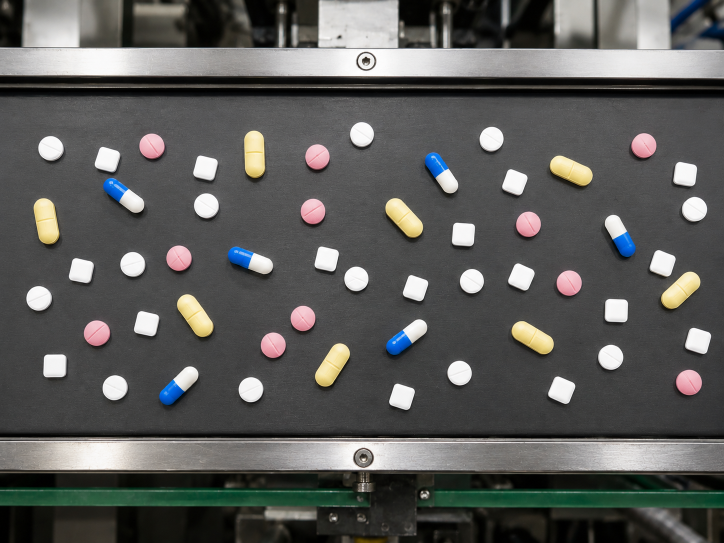
#> input picture ejercicio_1/img/pills.png, 1448 x 1086 px (shown at 1/2 size)
$ python pastillas.py
#> lines starting #> are read from the running program, lines starting #| are printed output that depends on the picture; after the words box and inside, x2 and y2 are one past the last pixel; in counts of white or black regions, pixels touching at a corner belong together
"""
Ejercicio 1 - Detección y clasificación de pastillas
TP2 - PDI TUIA 2026 C1

Versión con MODO DEBUG: poné DEBUG = True en el __main__ para ver
todas las salidas intermedias de cada etapa (A, B, C).
"""
import cv2
import numpy as np
import matplotlib.pyplot as plt
from collections import Counter


def imshow(img, new_fig=True, title=None, color_img=False, blocking=False,
           colorbar=False, ticks=False):
  """
  Ayuda de visualización
  """
  if new_fig:
      plt.figure()
  if color_img:
      plt.imshow(img)
  else:
      plt.imshow(img, cmap='gray')
  plt.title(title)
  if not ticks:
      plt.xticks([]), plt.yticks([])
  if colorbar:
      plt.colorbar()
  if new_fig:
      plt.show(block=blocking)


def _panel(items, suptitle):
    """
    [DEBUG] Muestra varias imágenes intermedias en una sola figura.
    items: lista de tuplas (imagen, titulo, es_color)
    """
    n = len(items)
    cols = min(n, 3)
    rows = int(np.ceil(n / cols))
    fig, axes = plt.subplots(rows, cols, figsize=(5 * cols, 4 * rows))
    axes = np.array(axes).reshape(-1)
    for ax, (im, ttl, es_color) in zip(axes, items):
        if es_color:
            ax.imshow(im)
        else:
            ax.imshow(im, cmap='gray')
        ax.set_title(ttl, fontsize=10)
        ax.set_xticks([]); ax.set_yticks([])
    for ax in axes[n:]:           # apagar ejes sobrantes
        ax.axis('off')
    fig.suptitle(suptitle, fontsize=13, fontweight='bold')
    fig.tight_layout()
    plt.show(block=False)


def segmentar_cinta(img_gray, debug=False):
    """
    Punto A: Devuelve una máscara del área de la cinta.
    """
    # Umbralizamos la cinta, dejandola blanca
    _, th = cv2.threshold(img_gray, 0, 255,
                          cv2.THRESH_BINARY_INV + cv2.THRESH_OTSU)
    k_open = cv2.getStructuringElement(cv2.MORPH_RECT, (80, 30))
    opened = cv2.morphologyEx(th, cv2.MORPH_OPEN, k_open)

    # Rellenamos los huecos que dejan las pastillas.
    k_close = cv2.getStructuringElement(cv2.MORPH_RECT, (55, 55))
    closed = cv2.morphologyEx(opened, cv2.MORPH_CLOSE, k_close)

    # Nos quedamos con el componente mas grande, que es la cinta
    num, labels, stats, _ = cv2.connectedComponentsWithStats(closed, connectivity=8)
    if num <= 1:
        raise RuntimeError("No se detectó la cinta")
    areas = stats[1:, cv2.CC_STAT_AREA]
    idx = 1 + int(np.argmax(areas))

    x = stats[idx, cv2.CC_STAT_LEFT]
    y = stats[idx, cv2.CC_STAT_TOP]
    w = stats[idx, cv2.CC_STAT_WIDTH]
    h = stats[idx, cv2.CC_STAT_HEIGHT]

    # Devolvemos la mascara rectangular, con un shrink hacia adentro
    # para evitar tocar los frames metálicos del borde, porque varias veces tuvimos problemas.
    pad = max(5, int(0.02 * min(w, h)))
    x0 = x + pad; y0 = y + pad
    x1 = x + w - pad; y1 = y + h - pad
    mask = np.zeros_like(img_gray, dtype=np.uint8)
    mask[y0:y1, x0:x1] = 255

    if debug:
        comp = np.uint8(labels == idx) * 255  # componente elegido aislado
        print(f"[A] segmentar_cinta: {num - 1} componentes detectados | "
              f"elegido idx={idx} area={int(areas.max())} "
              f"bbox=({x},{y},{w},{h}) pad={pad}")
        _panel([
            (img_gray, "1. Entrada (gray)", False),
            (th,       "2. Otsu invertido (cinta blanca)", False),
            (opened,   "3. Apertura RECT 80x30", False),
            (closed,   "4. Cierre RECT 55x55", False),
            (comp,     "5. Componente mayor = cinta", False),
            (mask,     "6. Mascara final (con pad)", False),
        ], "A - segmentar_cinta")

    return mask, (x0, y0, x1 - x0, y1 - y0)


def detectar_pastillas(img_gray, mask_cinta, area_min=1500, min_dim=25,
                       img_hsv=None, debug=False):
    """
    Punto B: Detecta pastillas combinando brillo (V) y saturación (S). Devolvemos una lista de pastillas con sus caracteristicas.
    """
    if img_hsv is None:
        raise ValueError("Se necesita img_hsv para distinguir cápsulas bicolor")

    V = img_hsv[:, :, 2]
    S = img_hsv[:, :, 1]

    # Umbralizamos V (claros) y S (saturados) con Otsu independiente
    _, th_v = cv2.threshold(V, 0, 255, cv2.THRESH_BINARY + cv2.THRESH_OTSU)
    _, th_s = cv2.threshold(S, 0, 255, cv2.THRESH_BINARY + cv2.THRESH_OTSU)
    th = cv2.bitwise_or(th_v, th_s)

    # Restringir a la cinta
    th_belt = cv2.bitwise_and(th, mask_cinta)

    # Aplicamos opening y closing para limpiar el ruido
    k_open = cv2.getStructuringElement(cv2.MORPH_ELLIPSE, (3, 3))
    opened = cv2.morphologyEx(th_belt, cv2.MORPH_OPEN, k_open)
    k_close = cv2.getStructuringElement(cv2.MORPH_ELLIPSE, (11, 11))
    cleaned = cv2.morphologyEx(opened, cv2.MORPH_CLOSE, k_close)

    # Nos quedamos con los componentes conectados
    num, labels, stats, centroids = cv2.connectedComponentsWithStats(
        cleaned, connectivity=8)

    pastillas = []
    descartados = []
    for i in range(1, num):
        area = stats[i, cv2.CC_STAT_AREA]
        x = stats[i, cv2.CC_STAT_LEFT]
        y = stats[i, cv2.CC_STAT_TOP]
        w = stats[i, cv2.CC_STAT_WIDTH]
        h = stats[i, cv2.CC_STAT_HEIGHT]
        if area < area_min:
            descartados.append((i, int(area), w, h, "area<area_min"))
            continue
        # Descartamos tiras finas (artefactos del borde de la cinta que nos dan problemas)
        if min(w, h) < min_dim:
            descartados.append((i, int(area), w, h, "min(w,h)<min_dim"))
            continue
        mask = np.uint8(labels == i) * 255
        pastillas.append({
            'bbox': (x, y, w, h),
            'mask': mask,
            'area': int(area),
            'centroid': (float(centroids[i, 0]), float(centroids[i, 1])),
        })

    if debug:
        overlay = cv2.cvtColor(img_gray, cv2.COLOR_GRAY2RGB)
        for p in pastillas:
            x, y, w, h = p['bbox']
            cv2.rectangle(overlay, (x, y), (x + w, y + h), (0, 255, 0), 2)
        print(f"[B] detectar_pastillas: {num - 1} componentes | "
              f"aceptados={len(pastillas)} descartados={len(descartados)}")
        for d in descartados:
            print(f"      descartado idx={d[0]} area={d[1]} "
                  f"wh=({d[2]},{d[3]}) motivo={d[4]}")
        _panel([
            (V,        "1. Canal V (brillo)", False),
            (S,        "2. Canal S (saturacion)", False),
            (th_v,     "3. Otsu(V)", False),
            (th_s,     "4. Otsu(S)", False),
            (th,       "5. V OR S", False),
            (th_belt,  "6. AND con mascara cinta", False),
            (opened,   "7. Apertura ELLIPSE 3x3", False),
            (cleaned,  "8. Cierre ELLIPSE 11x11", False),
            (overlay,  "9. Detecciones aceptadas", True),
        ], "B - detectar_pastillas")

    return pastillas, cleaned


def _features_forma(mask):
    """
    Ayuda para calcular las caracteristicas de la forma de la pastilla.
    """
    cnts, _ = cv2.findContours(mask, cv2.RETR_EXTERNAL, cv2.CHAIN_APPROX_NONE)
    if not cnts:
        return None
    cnt = max(cnts, key=cv2.contourArea)
    area = cv2.contourArea(cnt)
    per = cv2.arcLength(cnt, True)
    circularity = 4 * np.pi * area / (per * per + 1e-6)

    (cx, cy), (mw, mh), ang = cv2.minAreaRect(cnt)
    if mw < 1 or mh < 1:
        return None
    aspect = max(mw, mh) / min(mw, mh)

    x, y, w, h = cv2.boundingRect(cnt)
    extent = area / (w * h + 1e-6)

    return {'circularity': circularity, 'aspect': aspect, 'extent': extent}


def _features_color(img_hsv, mask):
    """
    Ayuda para calcular las caracteristicas del color de la pastilla.
    """
    mean = cv2.mean(img_hsv, mask=mask)  # (H, S, V, 0)
    h_mean, s_mean, v_mean = mean[0], mean[1], mean[2]

    # Obtenemos los porcentajes de píxeles por color dentro del blob
    H = img_hsv[:, :, 0]
    S = img_hsv[:, :, 1]
    V = img_hsv[:, :, 2]
    m = mask > 0

    # Definimos los rangos del color
    blue   = ((H >= 90)  & (H <= 135) & (S >= 60)) & m
    yellow = ((H >= 15)  & (H <= 40)  & (S >= 50)) & m
    pink   = (((H >= 150) | (H <= 10))& (S >= 30)) & m
    white  = ((S < 50) & (V > 130)) & m

    n = max(1, m.sum())
    return {
        'H': h_mean, 'S': s_mean, 'V': v_mean,
        'pct_blue':   blue.sum()   / n,
        'pct_yellow': yellow.sum() / n,
        'pct_pink':   pink.sum()   / n,
        'pct_white':  white.sum()  / n,
    }


def clasificar_pastilla(mask, img_hsv, debug=False, etq=""):
    """
    Punto C: Clasifica la pastilla segun sus caracteristicas.
    """
    # Tenemos dos caracteristicas que nos interesan: forma y color, sino obtenemos una forma conocida devolvemos XX
    f = _features_forma(mask)
    c = _features_color(img_hsv, mask)
    if f is None:
        if debug:
            print(f"  [{etq}] sin contorno -> XX")
        return 'XX'

    # En base a la forma, después vemos el color
    es_capsula = (f['aspect'] >= 1.7) or (f['circularity'] < 0.65)
    if es_capsula:
        if c['pct_blue'] > 0.05:
            sigla = 'CB'    # Capsula bicolor azul-blanca
        elif c['pct_yellow'] > 0.20:
            sigla = 'CA'    # Capsula amarilla
        else:
            sigla = 'CB'
    elif f['circularity'] < 0.88:
        sigla = 'CC'        # Cuadrada blanca
    elif c['pct_pink'] > 0.15:
        sigla = 'RR'        # Redonda rosa
    else:
        sigla = 'RB'        # Redonda blanca

    if debug:
        print(f"  [{etq}] circ={f['circularity']:.3f} aspect={f['aspect']:.2f} "
              f"extent={f['extent']:.3f} | "
              f"blue={c['pct_blue']:.2f} yellow={c['pct_yellow']:.2f} "
              f"pink={c['pct_pink']:.2f} white={c['pct_white']:.2f} "
              f"| capsula={es_capsula} -> {sigla}")
    return sigla


NOMBRES = {
    'RB': 'Redonda blanca',
    'RR': 'Redonda rosa',
    'CC': 'Cuadrada blanca',
    'CA': 'Capsula amarilla',
    'CB': 'Capsula azul-blanca',
    'XX': 'Desconocida',
}


def generar_salida(img_rgb, pastillas, etiquetas, out_path='salida_pastillas.png'):
    cuenta = Counter(etiquetas)
    print("\n=== Resultado de la clasificación ===")
    total = 0
    for sigla, n in sorted(cuenta.items()):
        nombre = NOMBRES.get(sigla, sigla)
        print(f"  {sigla} ({nombre:<22}): {n}")
        total += n
    print(f"  {'TOTAL':<28}: {total}")

    # Dibujar etiquetas con id por tipo (RR1, RR2, ...)
    contadores = {}
    out = img_rgb.copy()
    for p, sigla in zip(pastillas, etiquetas):
        contadores[sigla] = contadores.get(sigla, 0) + 1
        etq = f"{sigla}{contadores[sigla]}"
        x, y, w, h = p['bbox']
        cv2.rectangle(out, (x, y), (x + w, y + h), (0, 255, 0), 2)
        cv2.putText(out, etq, (x, max(0, y - 6)),
                    cv2.FONT_HERSHEY_SIMPLEX, 0.5, (255, 0, 0), 2, cv2.LINE_AA)

    cv2.imwrite(out_path, cv2.cvtColor(out, cv2.COLOR_RGB2BGR))
    imshow(out, color_img=True, title="Pastillas clasificadas")
    print(f"\nImagen guardada en: {out_path}")
    return out


if __name__ == "__main__":
    DEBUG = True   # <-- poné False para volver al modo normal

    img_bgr = cv2.imread('img/pills.png')
#> img_bgr is the input picture: shape (1086, 1448, 3); mean B, G, R 88.9, 91, 90.8
    if img_bgr is None:
        raise FileNotFoundError("No se encontró 'img/pills.png'")
    img_rgb = cv2.cvtColor(img_bgr, cv2.COLOR_BGR2RGB)
    img_gray = cv2.cvtColor(img_bgr, cv2.COLOR_BGR2GRAY)
    img_hsv = cv2.cvtColor(img_bgr, cv2.COLOR_BGR2HSV)  # Para distinguir cápsulas bicolor
#> img_hsv: shape (1086, 1448, 3); mean H, S, V 56.3, 26, 93.9

    if DEBUG:
        imshow(img_rgb, color_img=True, title="Imagen original")

    # A - segmentación de la cinta
    mask_cinta, bbox_cinta = segmentar_cinta(img_gray, debug=DEBUG)
#> in segmentar_cinta, `_, th = cv2.threshold(img_gray, 0, 255, cv2.THRESH_BINARY_INV + cv2.TH..`:
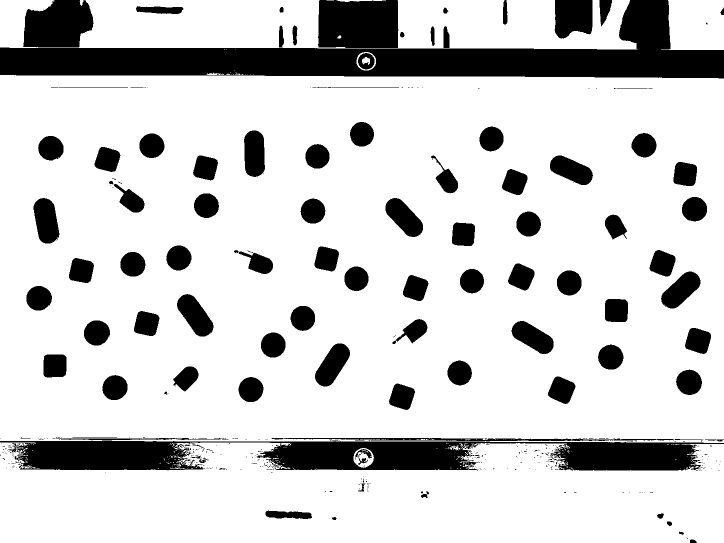
#> th: shape (1086, 1448) (shown at 1/2 size); 80.9% white; 468 black regions (363 under 20 px), largest, box (x1, y1, x2, y2) and area: (0, 0, 1448, 157) 87949, (0, 882, 1448, 941) 55620, (636, 0, 797, 96) 14895
#> in segmentar_cinta, `num, labels, stats, _ = cv2.connectedComponentsWithStats(closed, conne..`:
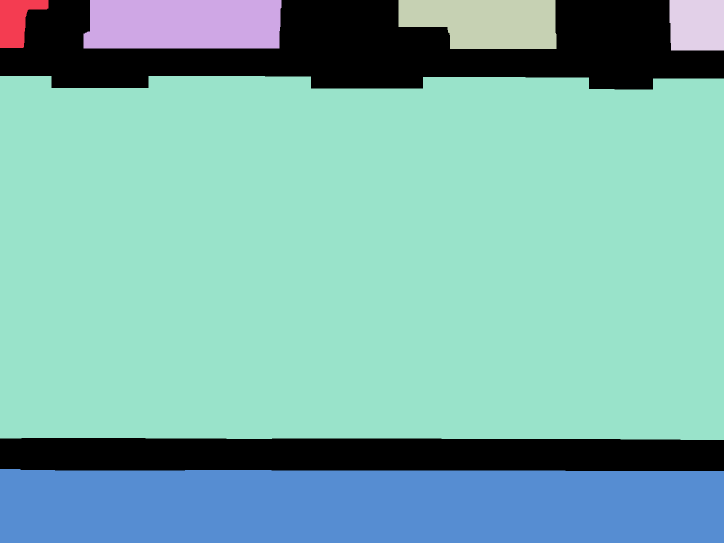
#> labels: shape (1086, 1448) int32 (shown at 1/2 size); 7 distinct labels, from 0 to 6; one colour per label, 0 black
#> in segmentar_cinta, `num, labels, stats, _ = cv2.connectedComponentsWithStats(closed, conne..`: num = 7; stats = [[0, 0, 1448, 942, 246973], [0, 0, 97, 96, 5724], [167, 0, 396, 97, 37332], [797, 0, 316, 98, 26359], [1339, 0, 109, 101, 10884], [0, 152, 1448, 728, 1035248], [0, 938, 1448, 148, 210008]]
#> in segmentar_cinta, `areas = stats[1:, cv2.CC_STAT_AREA]`: areas = [5724, 37332, 26359, 10884, 1035248, 210008]
#> in segmentar_cinta, `idx = 1 + int(np.argmax(areas))`: idx = 5
#> in segmentar_cinta, `x = stats[idx, cv2.CC_STAT_LEFT]`: x = 0
#> in segmentar_cinta, `y = stats[idx, cv2.CC_STAT_TOP]`: y = 152
#> in segmentar_cinta, `w = stats[idx, cv2.CC_STAT_WIDTH]`: w = 1448
#> in segmentar_cinta, `h = stats[idx, cv2.CC_STAT_HEIGHT]`: h = 728
#> in segmentar_cinta, `pad = max(5, int(0.02 * min(w, h)))`: pad = 14
#> in segmentar_cinta, `y0 = y + pad`: y0 = 166
#> in segmentar_cinta, `x1 = x + w - pad`: x1 = 1434
#> in segmentar_cinta, `y1 = y + h - pad`: y1 = 866
#| [A] segmentar_cinta: 6 componentes detectados | elegido idx=5 area=1035248 bbox=(0,152,1448,728) pad=14
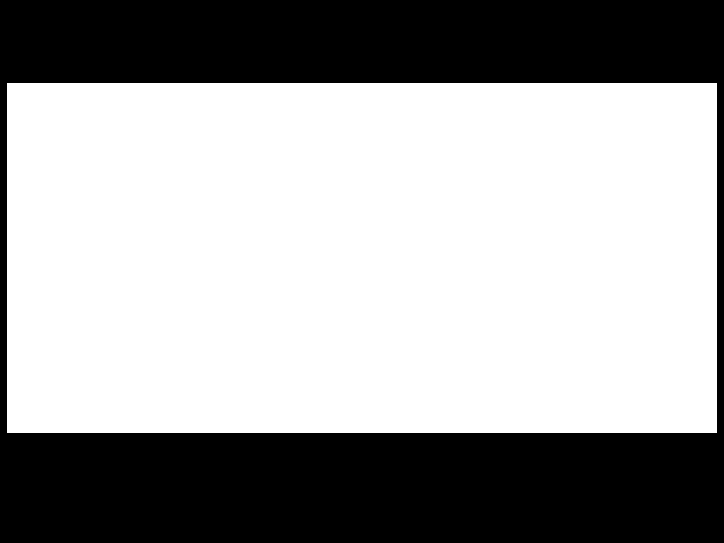
#> mask_cinta: shape (1086, 1448) (shown at 1/2 size); 63.2% white; 1 black region, box (x1, y1, x2, y2) and area: (0, 0, 1448, 1086) 578528
#> bbox_cinta = (14, 166, 1420, 700)

    # B - detección de pastillas
    pastillas, cleaned = detectar_pastillas(
        img_gray, mask_cinta, img_hsv=img_hsv, debug=DEBUG)
#> in detectar_pastillas, `num, labels, stats, centroids = cv2.connectedComponentsWithStats( clea..`:
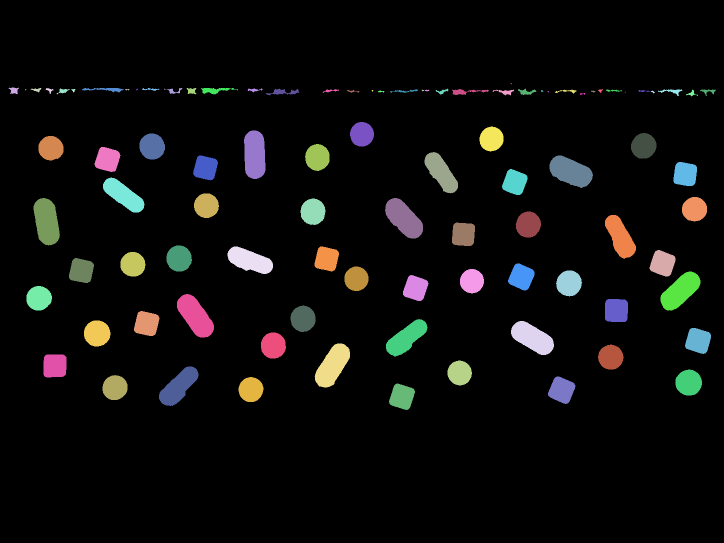
#> labels: shape (1086, 1448) int32 (shown at 1/2 size); 96 distinct labels, from 0 to 95; one colour per label, 0 black
#> in detectar_pastillas, `num, labels, stats, centroids = cv2.connectedComponentsWithStats( clea..`: num = 96; stats = 96 rows, first 6: [0, 0, 1448, 1086, 1441329], [1021, 166, 3, 3, 5], [17, 175, 21, 13, 176], [61, 176, 22, 9, 90], [91, 176, 16, 12, 75], [113, 177, 27, 12, 131]; centroids = 96 pairs, first value 27.5 to 1416, second value 167 to 793
#> the loop in detectar_pastillas, `for i in range(1, num):` made 95 passes
#> (area, x, y, w, h) on passes 2, 3, 4, 5, 6, 8, 10, 11: (176, 17, 175, 21, 13), (90, 61, 176, 22, 9), (75, 91, 176, 16, 12), (131, 113, 177, 27, 12), (346, 164, 176, 84, 9), (88, 284, 176, 35, 6), (144, 334, 176, 31, 12), (169, 373, 176, 20, 13)
#> after the loop in detectar_pastillas, `for i in range(1, num):`: descartados = 41 items, first 6: (1, 5, 3, 3, 'area<area_min'), (2, 176, 21, 13, 'area<area_min'), (3, 90, 22, 9, 'area<area_min'), (4, 75, 16, 12, 'area<area_min'), (5, 131, 27, 12, 'area<area_min'), (6, 346, 84, 9, 'area<area_min'); pastillas = 54 items
#> the loop in detectar_pastillas, `for p in pastillas:` made 54 passes
#> (x, y, w, h) on passes 1 to 8: (700, 244, 48, 49), (959, 253, 48, 50), (488, 261, 43, 97), (279, 267, 51, 52), (1262, 266, 51, 51), (77, 272, 50, 49), (610, 288, 49, 54), (189, 294, 52, 50)
#> after the loop in detectar_pastillas, `for p in pastillas:`:
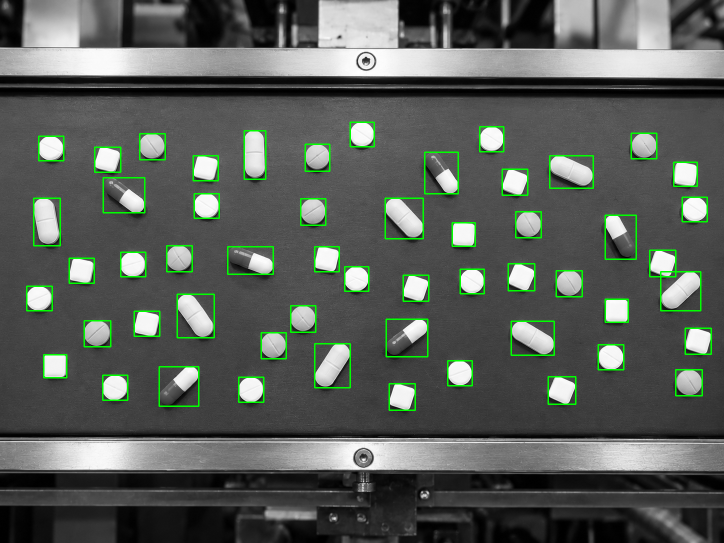
#> overlay: shape (1086, 1448, 3) (shown at 1/2 size); mean B, G, R 88.8, 94.8, 88.8
#| [B] detectar_pastillas: 95 componentes | aceptados=54 descartados=41
#> the loop in detectar_pastillas, `for d in descartados:` made 41 passes
#> (printed output is left out)
#> the loop in _panel (call 2), `for ax, (im, ttl, es_color) in zip(axes, items):` made 9 passes
#> (ttl, es_color) on passes 1 to 8: ('1. Canal V (brillo)', False), ('2. Canal S (saturacion)', False), ('3. Otsu(V)', False), ('4. Otsu(S)', False), ('5. V OR S', False), ('6. AND con mascara cinta', False), ('7. Apertura ELLIPSE 3x3', False), ('8. Cierre ELLIPSE 11x11', False)
#> pastillas = 54 items

    # C - clasificación
    if DEBUG:
        print("\n=== Features por pastilla (orden de detección) ===")
    etiquetas = []
    for k, p in enumerate(pastillas, start=1):
        etiquetas.append(
            clasificar_pastilla(p['mask'], img_hsv, debug=DEBUG, etq=f"#{k}"))
#> this loop made 54 passes
#> (printed output is left out)
#> pass 1, in _features_color, `H = img_hsv[:, :, 0]`:
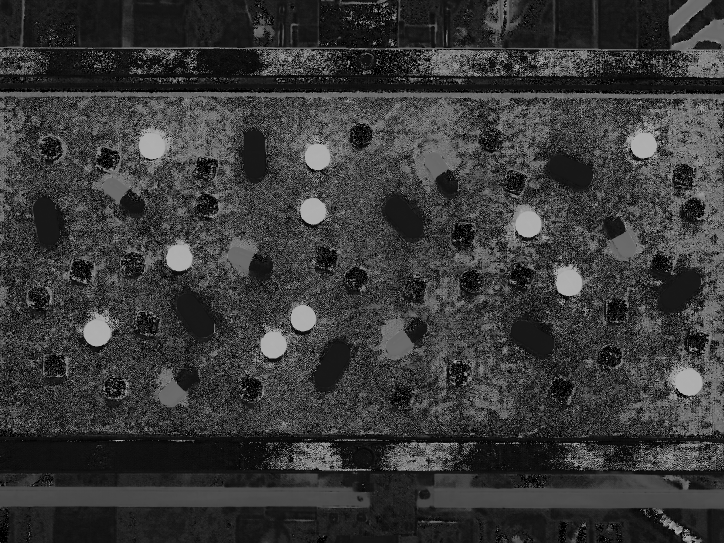
#> H: shape (1086, 1448) (shown at 1/2 size); min 0, max 179, mean 56.3

    # D - reporte
    generar_salida(img_rgb, pastillas, etiquetas)
#> the loop in generar_salida, `for sigla, n in sorted(cuenta.items()):` made 5 passes
#> (sigla, n) on passes 1 to 5: ('CA', 8), ('CB', 6), ('CC', 17), ('RB', 13), ('RR', 10)
#> the loop in generar_salida, `for p, sigla in zip(pastillas, etiquetas):` made 54 passes
#> sigla on passes 1 to 8: 'RB', 'RB', 'CA', 'RR', 'RR', 'RB', 'RR', 'CC'
#> after the loop in generar_salida, `for p, sigla in zip(pastillas, etiquetas):`:
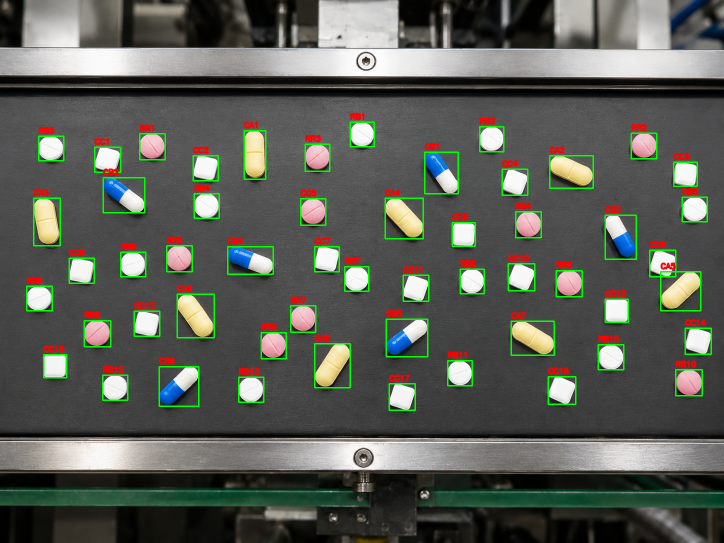
#> out: shape (1086, 1448, 3) (shown at 1/2 size); mean R, G, B 90.8, 94.2, 86.2

    plt.show()   # bloquea al final para que queden abiertas todas las figuras
